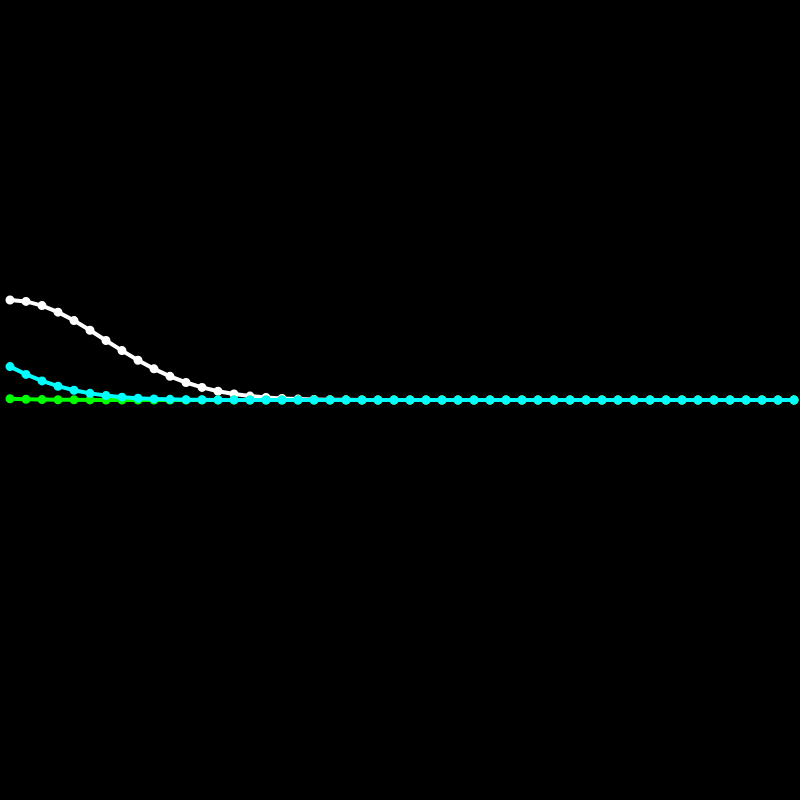
Frame 1 (no input)
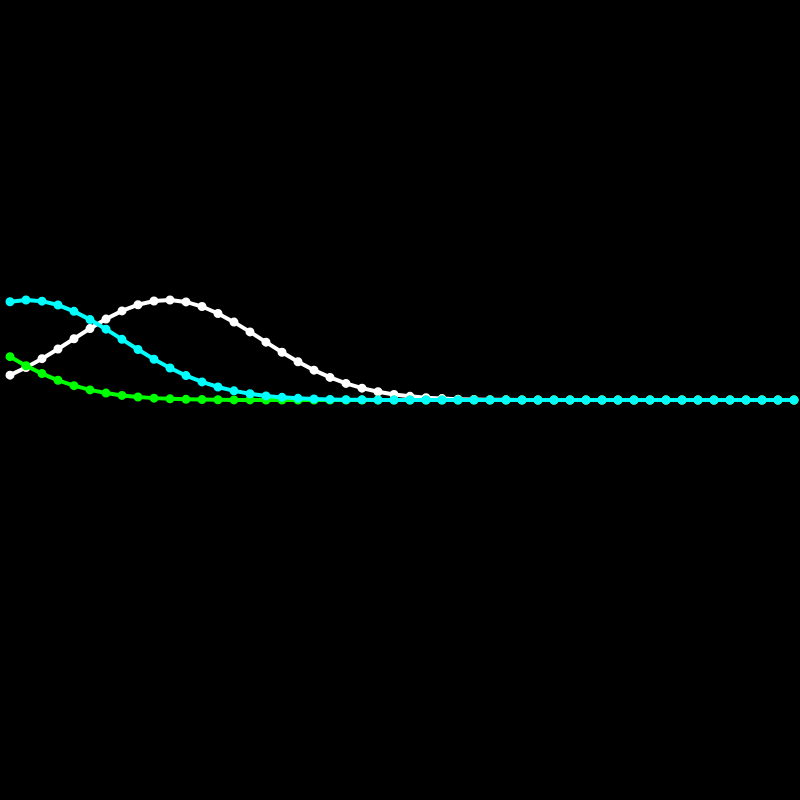
Frame 60 (no input)
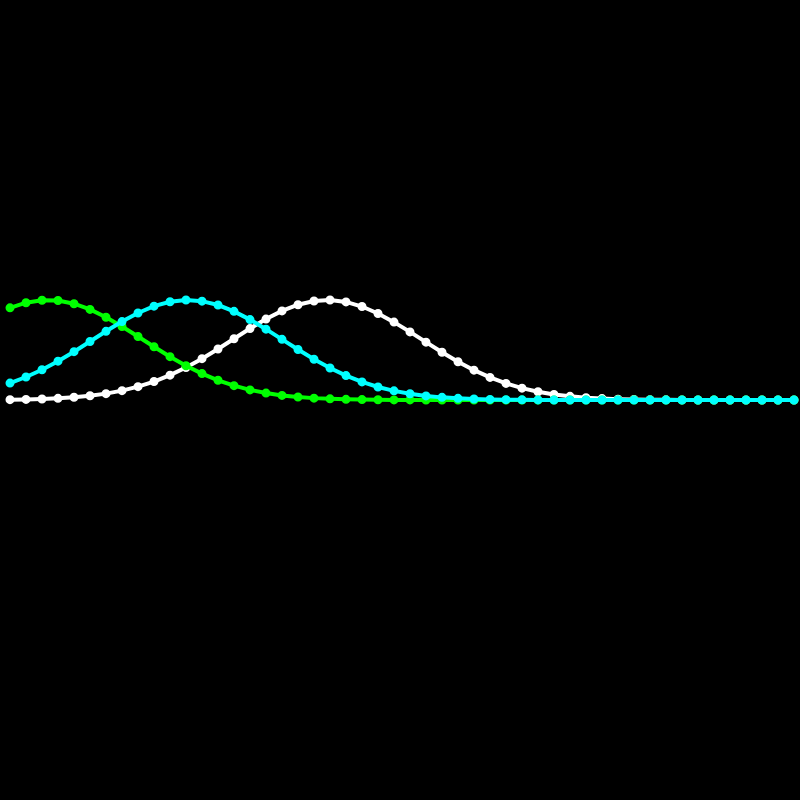
Frame 120 (the mouse pressed at the canvas centre since frame 60)

The p5.js sketch that drew these frames (run headless with seeded random() and noise() and a simulated clock; from frame 60 on, the mouse is pressed at the canvas centre):

// p5.js sketch
// ── sketch.js
function setup(){
  createCanvas(800,800);
  
}
let n_dots=50;
let radius = 5;
let offset=0;
function draw(){
  background(0);
  stroke(255);
  strokeWeight(4);
  noFill();
  beginShape();
  for (let i=0;i<n_dots;i++){
    let x = i*(width/n_dots)+2*radius;
    //float y = 400+100*sin(map(i,0,n_dots,0,TWO_PI)+offset);
    let y = (height/2)-100*exp(-pow(((map(i,0,n_dots,-3,3)-offset)%7)+3,2));
    //float y = (height/2)-100*sin(map(i,0,n_dots,0,3*PI)-offset);
    //println(((map(i,0,n_dots,-3,3)-offset)%6)+3);
    fill(255);
    circle(x,y, radius);
    noFill();
    vertex(x,y);
  }
  endShape();
  
  stroke(0,255,0);
  beginShape();
  for (let i=0;i<n_dots;i++){
    let x = i*(width/n_dots)+2*radius;
    //float y = 400+100*sin(map(i,0,n_dots,0,TWO_PI)+offset);
    let y = (height/2)-100*exp(-pow(((map(i,0,n_dots,-3,3)-offset+TWO_PI/3)%7)+3,2));
    //float y = (height/2)-100*sin(map(i,0,n_dots,0,3*PI)-2*offset+PI/3);
    //println(((map(i,0,n_dots,-3,3)-offset)%6)+3);
    fill(255);
    circle(x,y, radius);
    noFill();
    vertex(x,y);
  }
  endShape();
  
    stroke(0,255,255);
  beginShape();
  for (let i=0;i<n_dots;i++){
    let x = i*(width/n_dots)+2*radius;
    //float y = 400+100*sin(map(i,0,n_dots,0,TWO_PI)+offset);
    let y = (height/2)-100*exp(-pow(((map(i,0,n_dots,-3,3)-offset+PI/3)%7)+3,2));
    //float y = (height/2)-100*sin(map(i,0,n_dots,0,3*PI)-3*offset+2*PI/3);
    //println(((map(i,0,n_dots,-3,3)-offset)%6)+3);
    fill(255);
    circle(x,y, radius);
    noFill();
    vertex(x,y);
  }
  endShape();
  offset=(offset+0.02);
  //noLoop();
}
